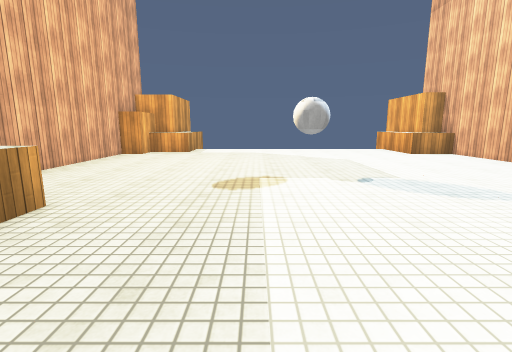
View 1 (above)

12 first-person views from a walk through a scene from a Unity 3-D project. The camera is 1.3 m above the floor, tilts 10° down and sees 85° across. The floor is counted in squares, 1 m on a side. Each view is taken from the middle of a square. On the plan, view 1 faces up. The plan holds only what a view shows up to about 13 squares ahead; the rest is blank. The place goes on beyond the plan. The player is left out. Some animated figures are left out. Surface patterns are stand-ins for the level's own textures.

View 2
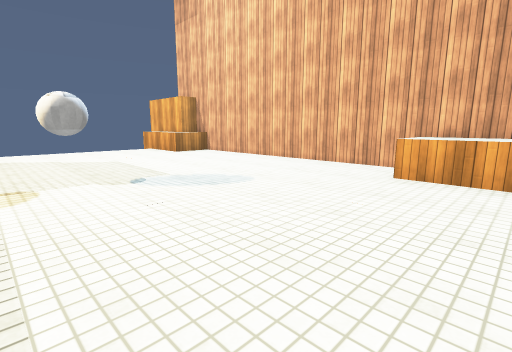

View 3
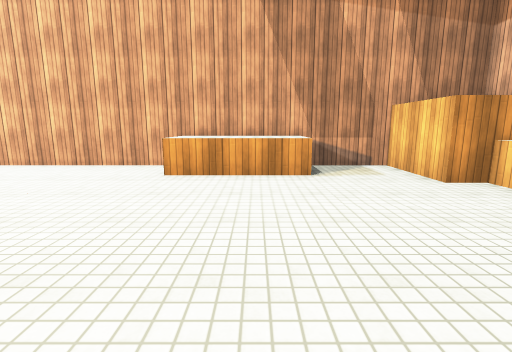

View 4
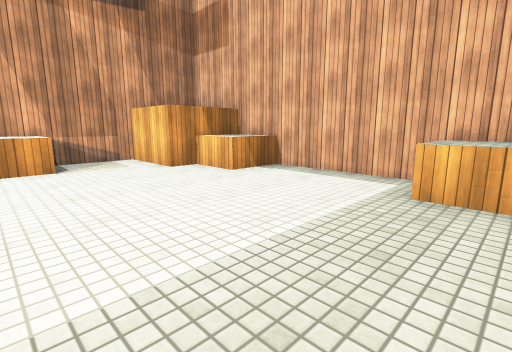

View 5
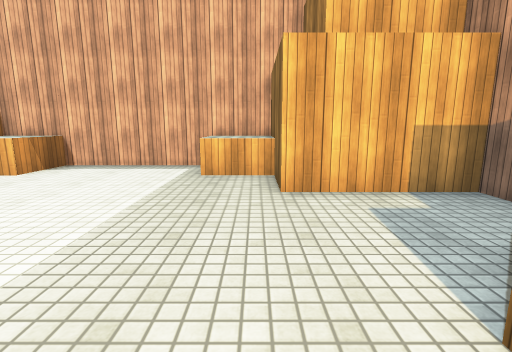

View 6
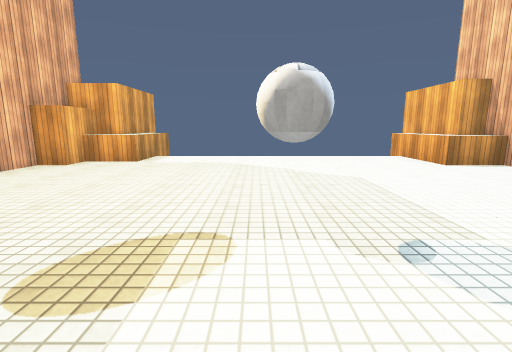

View 7
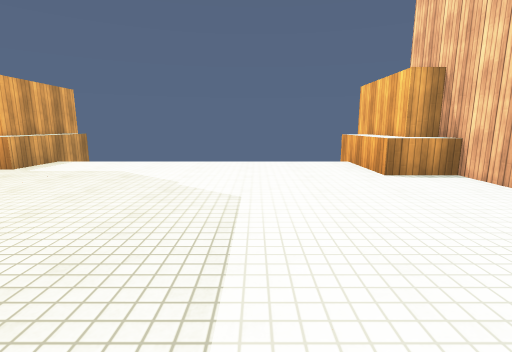

View 8
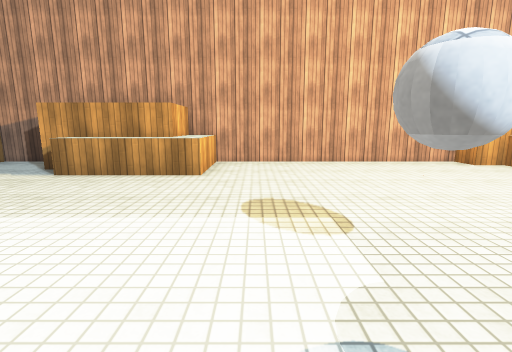

View 9
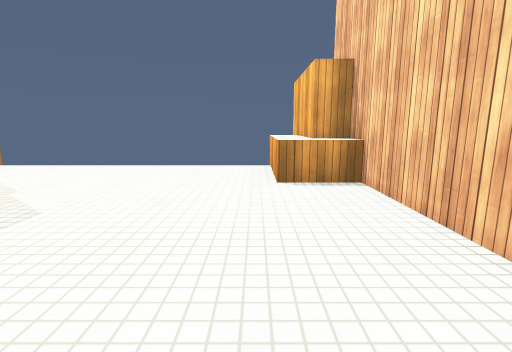

View 10
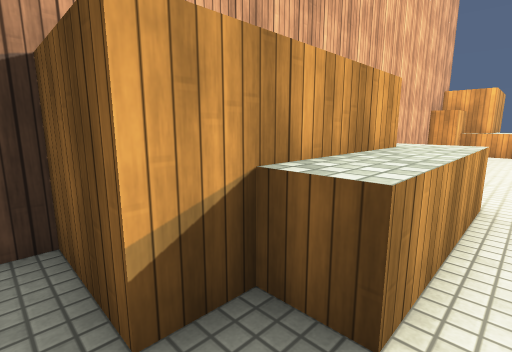

View 11
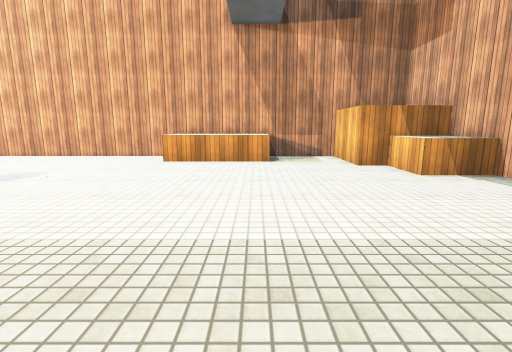

View 12
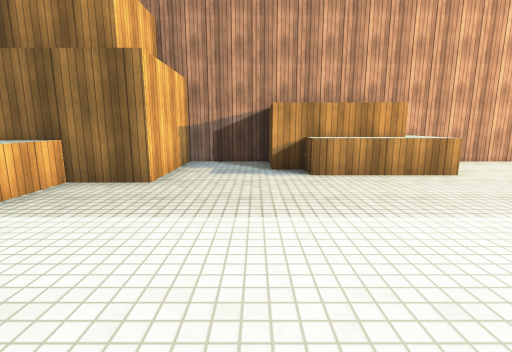

### Floor plan
Key: @ floor where view 1 was taken; # wall or solid block; . floor; ^ raised ledge; B ball.
Columns run from 7 left of view 1 to 10 right of it. Each row starts with its distance up from view 1.
 19   ##
 18   ^^            #
 17   ^^           ^^
 16  #^^...........^^
 15  #^^...........^^^
 14 ##.............^^^
 13 #................#
 12 #................#
 11 #................#
 10 #................#
  9 #................#
  8 #.......BB.......#
  7 #........B.......#
  6 #................#
  5 #................#
  4 ^^^^.............#
  3 ###^.............#
  2   #^...........^^^
  1   #^...........^^^
  0 ###....@.......^^^
 -1 #..............^^^
 -2 #................#
 -3 #................#
 -4 #####............#
 -5     #.........####
 -6     ^^^.....^^#
 -7     ^^^.....^^#
 -8      ^^#####^^#

Positions as (right, up) in squares from view 1, and headings:
1: (0, 0), facing up
2: (0, 0), facing up-right
3: (0, 0), facing right
4: (-2, 0), facing down-right
5: (-2, 2), facing down
6: (1, 4), facing up
7: (4, 6), facing up
8: (4, 6), facing left
9: (7, 7), facing up
10: (-3, -1), facing up-left
11: (-3, -1), facing right
12: (4, -1), facing left
